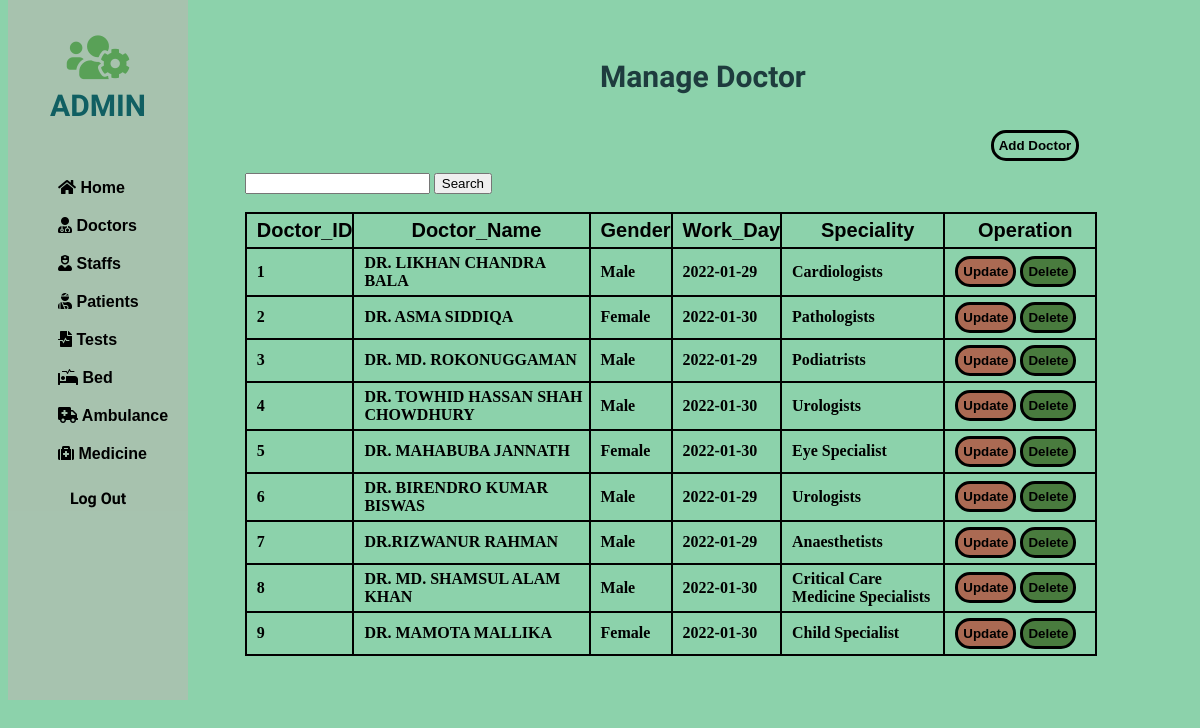
Page /php/Doctor/search-con.php on the committed database.
### tables this page shows
CREATE TABLE IF NOT EXISTS `doctor` (
  `D_ID` int(11) NOT NULL,
  `D_Name` varchar(225) NOT NULL,
  `Gender` enum('Male','Female','Others') NOT NULL,
  `Work_Day` date NOT NULL,
  `Speciality` varchar(225) NOT NULL,
  PRIMARY KEY (`D_ID`),
  UNIQUE KEY `D_ID` (`D_ID`)
);

### php/Doctor/search-con.php (the view, shortened to what this page needs)
<!DOCTYPE html>
<html lang="en">
<head>
    <link rel="stylesheet" href="https://use.fontawesome.com/releases/v5.15.4/css/all.css">
    <link rel="stylesheet" href="https://use.fontawesome.com/releases/v5.15.4/css/all.css">
</head>
<body>
    <div class="slidebar">
        <header>
            <span>
                <i class="fas fa-users-cog"></i><br>
            </span>
            ADMIN
        </header>
        <ul>
            <li>
                <a href="/php/home.php"><i class="fas fa-home"></i> Home</a>
            </li>
            <li>
                <a href="/php/Doctor/doctor.php"><i class="fas fa-user-md"></i> Doctors</a>
            </li>
            <li>
                <a href="/php/staff/staff.php"><i class="fas fa-user-nurse"></i> Staffs</a>
            </li>
            <li>
                <a href="/php/patient/patient.php"><i class="fas fa-user-injured"></i> Patients</a>
            </li>
            <li>
                <a href="/php/test/test.php"><i class="fas fa-file-medical-alt"></i> Tests</a>
            </li>
            <li>
                <a href="/php/bed/bed.php"><i class="fas fa-procedures"></i> Bed</a>
            </li>
            <li>
                <a href="/php/Ambulence/ambulence.php"><i class="fas fa-ambulance"></i> Ambulance</a>
            </li>
            <li>
                <a href="/php/medicine/medicine.php"><i class="fas fa-medkit"></i> Medicine</a>
            </li>
        </ul>
        <div>
            <a style="text-decoration: none;" href="/php/index.php">
                <div class="logout">
                    Log Out
                </div>
            </a>
        </div>
    </div>
    <div class="container">
        <div class="row">
            <div style="margin-left: 50%; margin-top: 5%;">
                <h2>Manage <b>Doctor</b></h2>
            </div>
            <div style="margin-left: 83%; margin-top: 3%;">
                <button class="docadd"><a href="/php/Doctor/add-doctor.php">Add Doctor</a></button>
            </div>
        </div>
    </div>
    <div class="card-body">
        <div style="margin-left: 20%; margin-top: 1%;">
            <form method="post" action="search-con.php">
                <input type="text" name="search" required />
                <input type="submit" value="Search" />
            </form>
            <br>
            <table id="dataTable" width="90%" cellspacing="10">
                <thead>
                    <tr>
                        <th> Doctor_ID </th>
                        <th> Doctor_Name </th>
                        <th> Gender </th>
                        <th> Work_Day </th>
                        <th> Speciality </th>
                        <th> Operation </th>
                    </tr>
                </thead>
                <tbody>
                    <?php
                    $search = $_POST['search'];
                    include 'db_conn.php';
                    $sql = "select * from doctor where D_ID like '%$search%' OR D_Name like '%$search%' OR Gender like '%$search%' OR Work_Day like '%$search%' OR Speciality like '%$search%'";
                    $query = mysqli_query($conn, $sql);
                    while ($Patient_data = mysqli_fetch_array($query)) {
                    ?>
                        <tr>
                            <td><?php echo  $Patient_data['D_ID']; ?></td>
                            <td><?php echo $Patient_data['D_Name'];  ?></td>
                            <td><?php echo $Patient_data['Gender'];  ?></td>
                            <td><?php echo $Patient_data['Work_Day'];  ?></td>
                            <td><?php echo $Patient_data['Speciality'];  ?></td>
                            <td style="width: 140px;">
                                <button class="tabbutton" style="background:      rgba(178, 83, 64, 0.819);"><a href="/php/Doctor/update-doctor.php?D_ID=<?php echo $Patient_data['D_ID']; ?>" class="btn btn-danger"><b>Update</b></a></button>
                                <button class="tabbutton" style="background:      rgba(59, 104, 39, 0.819 );"> <a href="/php/Doctor/Delete.php?D_ID=<?php echo $Patient_data['D_ID'];  ?>" class="btn btn-success"><b>Delete</b></a></button> &nbsp;
                            </td>
                        </tr>
                    <?php
                    }
                    ?>
                </tbody>
            </table>
        </div>
    </div>
</body>
</html>

### php/Doctor/search-con.php (style rules this page uses)
.slidebar { border: 20px; width: 15%; height: 700px; position: fixed; top: 0px; background-color: rgba(195, 179, 179, 0.493); }
.slidebar header { padding: 30px 10px; text-align: center; font-family: 'Mochiy Pop P One', sans-serif; font-size: 30px; font-weight: bolder; color: rgb(16, 95, 98); }
.slidebar header span { font-size: 50px; color: rgb(89, 161, 87); }
.slidebar ul li { list-style: none; padding: 10px; font-family: 'Lucida Sans', 'Lucida Sans Regular', 'Lucida Grande', 'Lucida Sans Unicode', Geneva, Verdana, sans-serif; font-weight: bolder; }
.slidebar ul li a { text-decoration: none; }
body { background-color: #8CD2AB; }
table, th, td { border: 2px solid black; border-collapse: collapse; font-weight: bold; padding: 5px 0px 5px 10px; }
.row h2 { font-family: 'Mochiy Pop P One', sans-serif; font-size: 30px; color: rgb(30, 60, 62) }
table th { font-size: 20px; font-family: sans-serif; }
.docadd { background: none; border: solid black 3px; padding: 5px; border-radius: 15px; }
a { text-decoration: none; color: black; font-weight: bold; }
.tabbutton { background: none; border: solid black 3px; padding: 5px; border-radius: 15px; }
.logout { text-align: center; margin-top: 10px; font-family: 'Mochiy Pop P One', sans-serif; font-weight: bolder; }

### rows in the picture
doctor: D_ID "1", D_Name "DR. LIKHAN CHANDRA BALA", Gender "Male", Work_Day "2022-01-29", Speciality "Cardiologists"
doctor: D_ID "2", D_Name "DR. ASMA SIDDIQA", Gender "Female", Work_Day "2022-01-30", Speciality "Pathologists"
doctor: D_ID "3", D_Name "DR. MD. ROKONUGGAMAN", Gender "Male", Work_Day "2022-01-29", Speciality "Podiatrists"
doctor: D_ID "4", D_Name "DR. TOWHID HASSAN SHAH CHOWDHURY", Gender "Male", Work_Day "2022-01-30", Speciality "Urologists"
doctor: D_ID "5", D_Name "DR. MAHABUBA JANNATH", Gender "Female", Work_Day "2022-01-30", Speciality "Eye Specialist"
doctor: D_ID "6", D_Name "DR. BIRENDRO KUMAR BISWAS", Gender "Male", Work_Day "2022-01-29", Speciality "Urologists"
doctor: D_ID "7", D_Name "DR.RIZWANUR RAHMAN", Gender "Male", Work_Day "2022-01-29", Speciality "Anaesthetists"
doctor: D_ID "8", D_Name "DR. MD. SHAMSUL ALAM KHAN", Gender "Male", Work_Day "2022-01-30", Speciality "Critical Care Medicine Specialists"
doctor: D_ID "9", D_Name "DR. MAMOTA MALLIKA", Gender "Female", Work_Day "2022-01-30", Speciality "Child Specialist"
